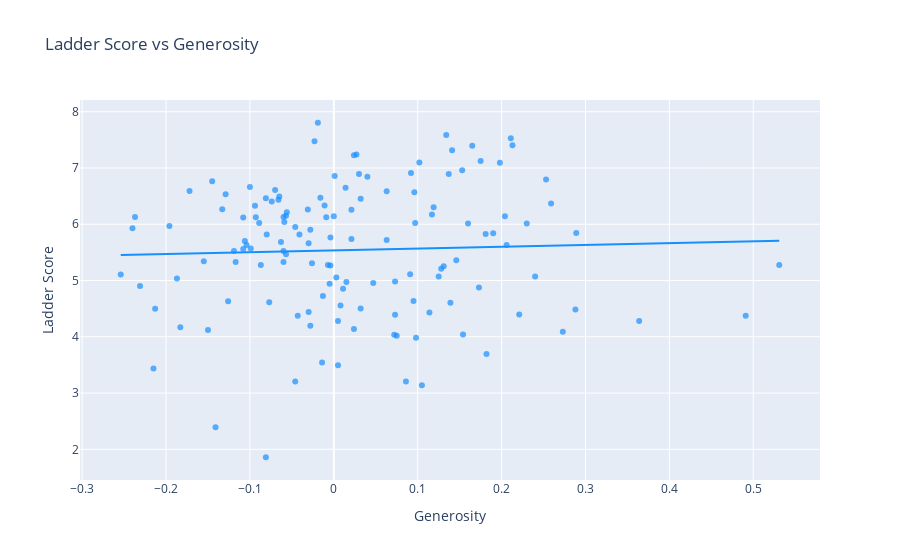

Notebook source saved alongside this figure:
### Markdown cell above
## Scatter Plot: Ladder Score vs Generosity  

This scatter plot explores the relationship between **Generosity** and **Ladder Score** across countries.  

**Key Observations:**  
- The correlation is **weak to moderate**: higher generosity does not always guarantee higher happiness.  
- **Top-ranking countries** (Finland, Denmark, Iceland) have moderate generosity (≈ -0.02 to 0.21) but still maintain high happiness scores, suggesting **other factors like social support and GDP are more decisive**.  
- **Lower-ranking countries** (Afghanistan, Lebanon, Zimbabwe) show a range of generosity values, some positive and some negative, but consistently low happiness, confirming generosity alone is not sufficient.  
- **Outliers** exist: Indonesia (Generosity ≈ 0.531) has relatively higher generosity but only moderate happiness (~5.28), showing that generosity can boost happiness but depends on context.  
- The trendline (OLS) is nearly flat, reinforcing that **generosity has a limited direct effect** on Ladder Score compared to social support or freedom.  

**Conclusion:**  
- Generosity contributes to happiness, but it is **not the primary driver**; economic factors, social support, and personal freedom play larger roles.  
- Policies aiming to improve well-being should consider generosity **in combination with other social and economic factors**.

### Code cell
px.scatter(
    df_whr,
    x="Generosity",
    y="Ladder Score",
    hover_name=df_whr.index,
    title="Ladder Score vs Generosity",
    labels={"Generosity": "Generosity", "Ladder Score": "Ladder Score"},
    color_discrete_sequence=["#188FFF"],
    opacity=0.7,
    trendline="ols"
)

### Figure 1 — Plotly figure (JSON) as saved in the notebook; plotly's stock layout.template omitted (floating-point values rounded to 4 significant figures; data arrays with more than 128 entries replaced by an {"elided": "..."} marker saying what was removed)
{"data": [{"hovertemplate": "<b>%{hovertext}</b><br><br>Generosity=%{x}<br>Ladder Score=%{y}<extra></extra>", "hovertext": {"elided": "136 str values"}, "legendgroup": "", "marker": {"color": "#188FFF", "opacity": 0.7, "symbol": "circle"}, "mode": "markers", "name": "", "orientation": "v", "showlegend": false, "type": "scatter", "x": {"elided": "136 float values"}, "xaxis": "x", "y": {"elided": "136 float values"}, "yaxis": "y"}, {"hovertemplate": "<b>OLS trendline</b><br>Ladder Score = 0.321445 * Generosity + 5.53687<br>R<sup>2</sup>=0.001586<br><br>Generosity=%{x}<br>Ladder Score=%{y} <b>(trend)</b><extra></extra>", "legendgroup": "", "marker": {"color": "#188FFF", "symbol": "circle"}, "mode": "lines", "name": "", "showlegend": false, "type": "scatter", "x": {"elided": "136 float values"}, "xaxis": "x", "y": {"elided": "136 float values"}, "yaxis": "y"}], "layout": {"legend": {"tracegroupgap": 0}, "title": {"text": "Ladder Score vs Generosity"}, "xaxis": {"anchor": "y", "domain": [0, 1], "title": {"text": "Generosity"}}, "yaxis": {"anchor": "x", "domain": [0, 1], "title": {"text": "Ladder Score"}}}}
